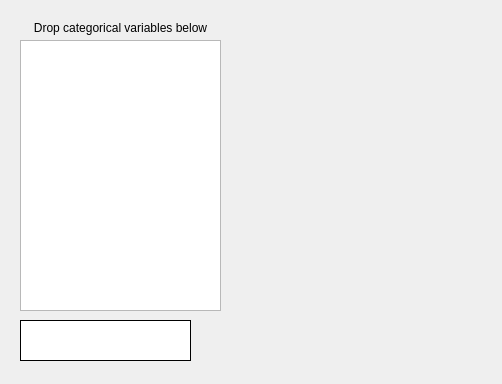
<?xml version="1.0" encoding="UTF-8"?>
<ui version="4.0">
 <class>VerticalProportionCurveDialog</class>
 <widget class="QDialog" name="VerticalProportionCurveDialog">
  <property name="geometry">
   <rect>
    <x>0</x>
    <y>0</y>
    <width>502</width>
    <height>384</height>
   </rect>
  </property>
  <property name="windowTitle">
   <string>Dialog</string>
  </property>
  <widget class="QListWidget" name="lstVariables">
   <property name="geometry">
    <rect>
     <x>20</x>
     <y>40</y>
     <width>201</width>
     <height>271</height>
    </rect>
   </property>
  </widget>
  <widget class="QLabel" name="lblTrash">
   <property name="geometry">
    <rect>
     <x>20</x>
     <y>320</y>
     <width>171</width>
     <height>41</height>
    </rect>
   </property>
   <property name="toolTip">
    <string>Drag variables here to remove.</string>
   </property>
   <property name="styleSheet">
    <string notr="true">background-color: rgb(255, 255, 255);</string>
   </property>
   <property name="frameShape">
    <enum>QFrame::Box</enum>
   </property>
   <property name="text">
    <string/>
   </property>
   <property name="pixmap">
    <pixmap resource="../resources.qrc">:/icons32/recycle32</pixmap>
   </property>
   <property name="alignment">
    <set>Qt::AlignCenter</set>
   </property>
  </widget>
  <widget class="QLabel" name="label">
   <property name="geometry">
    <rect>
     <x>30</x>
     <y>20</y>
     <width>181</width>
     <height>16</height>
    </rect>
   </property>
   <property name="text">
    <string>Drop categorical variables below</string>
   </property>
   <property name="alignment">
    <set>Qt::AlignCenter</set>
   </property>
  </widget>
 </widget>
 <resources>
  <include location="../resources.qrc"/>
 </resources>
 <connections/>
</ui>
